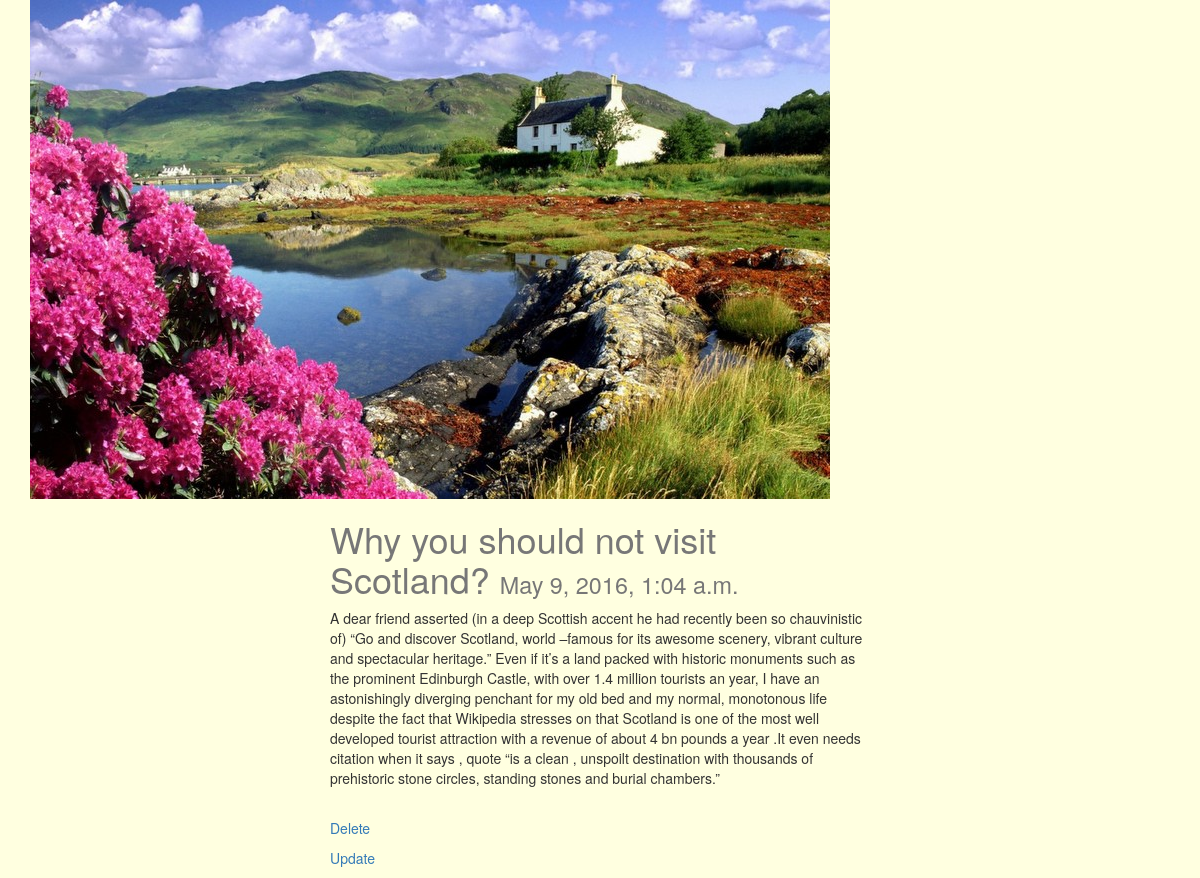
Screenshot of /blog/41/ with the database file from the repository.
### blog/models.py (models this page shows, shortened)
class Post(models.Model):
	title = models.CharField(max_length = 120)
	image = models.FileField(null=True, blank=True)
	content = models.TextField()
	updated = models.DateTimeField(auto_now = False, auto_now_add = True)
	timestamp = models.DateTimeField(auto_now = True,auto_now_add = False)

### blog/views.py (the view)
# urls.py: url(r'^(?P<id>\d+)/$',blog_detail,name="detail"
def blog_detail(request,id):
	instance = get_object_or_404(Post, id =id)
	context = {
		"title":"Details",
		"instance":instance
	}
	return render(request,"blog_detail.html",context)

### Templates/blog_detail.html (shortened to what this page needs)
{% extends "base.html" %}
{% block content %}
 <img src='{{ instance.image.url }}' class= 'img-responsive' align="center">
<div class='col-sm-6 col-sm-offset-3'>
<h1>
 {{ instance.title }} <small> {{ instance.timestamp }}</small>
 </h1>
 	{{ instance.content|linebreaks }} <br>
 	<p>
 	<a href='http://localhost:8000/blog/{{ instance.id }}/delete/'>
 	Delete
 	</a>
 	</p>
 	<p>
 	<a href='http://localhost:8000/blog/{{ instance.id }}/edit/'>
 	Update
 	</a>
 	</p>
 	</div>
{% endblock content %}

### static/css/base.css (style rules this page uses)
h1 { color:#777777; }

### rows the page displays
Post: image (picture), title "Why you should not visit Scotland?", timestamp "May 9, 2016, 1:04 a.m.", content "A dear friend asserted (in a deep Scottish accent he had recently been so chauvinistic of) “Go and discover Scotland, world –famous for its awesome scenery, vibrant culture and spectacular heritage.” Even if it’s a land packed with historic monuments such as the prominent Edinburgh Castle, with over 1.4 million tourists an year, I have an astonishingly diverging penchant for my old bed and my normal, monotonous life despite the fact that Wikipedia stresses on that Scotland is one of the most well developed tourist attraction with a revenue of about 4 bn pounds a year .It even needs citation when it says , quote “is a clean , unspoilt destination with thousands of prehistoric stone circles,…"
